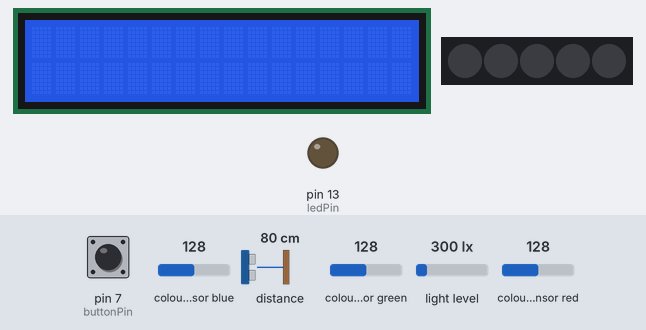
This sketch was run on a simulated Arduino Uno, built with avr-gcc and run on an emulated ATmega328P. Shown: 16×2 character LCD, 5 RGB LEDs in strip order, left to right, output pins drawn as LEDs (lit = HIGH). Inputs (shaded band) come from the test bench; at power-on: pin 7 (buttonPin) LOW, distance to the obstacle 80 cm, colour sensor blue 128, colour sensor green 128, light level 300 lx, colour sensor red 128. What the sketch prints to the serial monitor is not drawn.

Above: at 1.2 s.
1.3 s: pin 7 (buttonPin) pulled HIGH for 0.45 s
At 3.5 s:
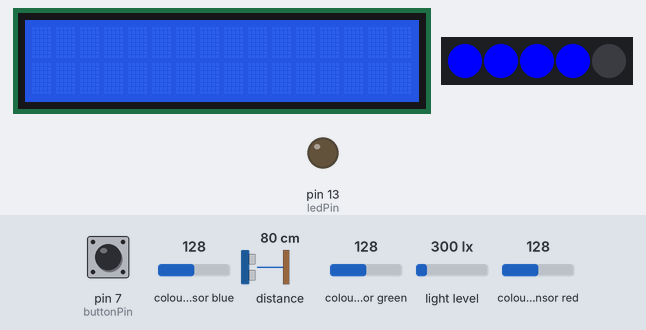
4.7 s: distance to the obstacle set to 2 cm
At 5.3 s:
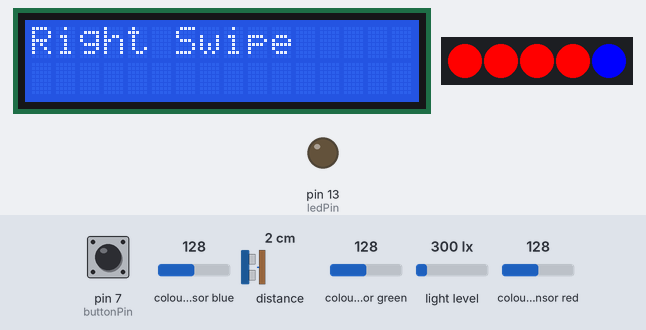
7.7 s: distance to the obstacle set to 9 cm
At 10.5 s:
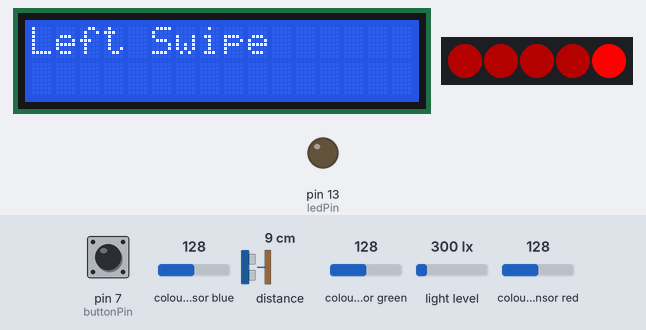
10.7 s: pin 7 (buttonPin) pulled HIGH for 3.2 s
At 16.0 s:
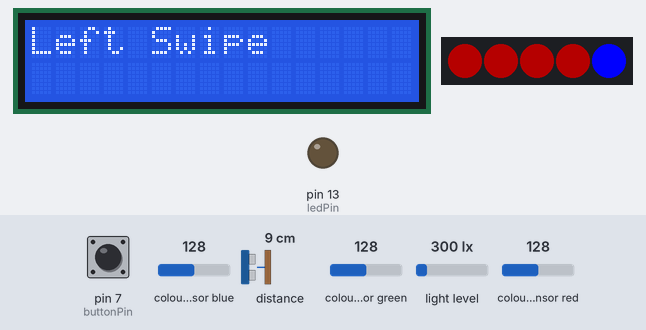
16.7 s: distance to the obstacle set to 4 cm
At 18.2 s:
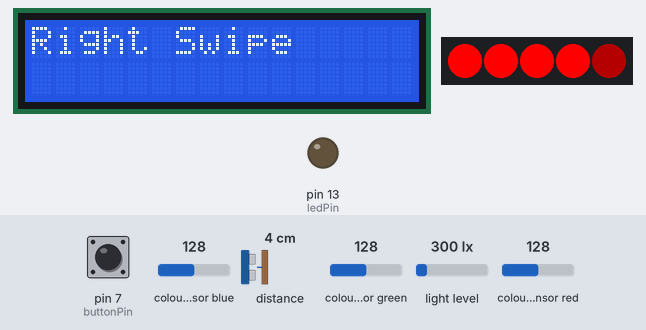
19.7 s: pin 7 (buttonPin) pulled HIGH for 3.2 s
At 21.5 s:
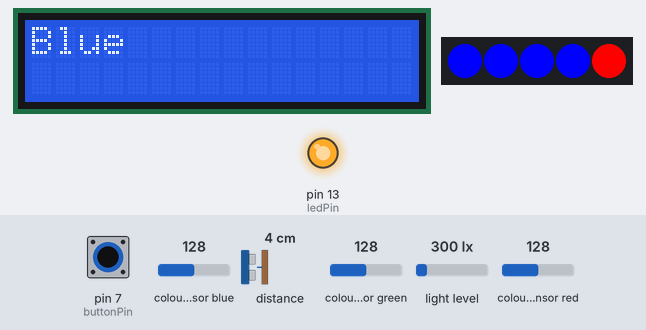
Timing chart, 0 to 26.9 s (numbered marks = the images above; inputs shaded):
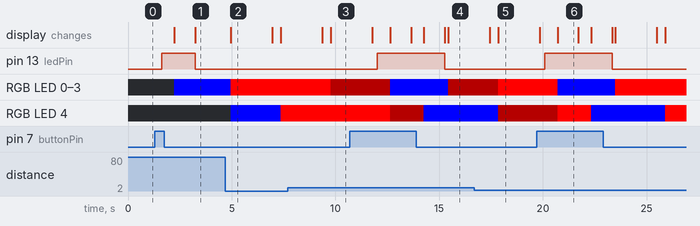

Measured:
- after the input at 1.3 s, pin 13 (ledPin): LOW → HIGH after 0.32 s, → LOW 1.6 s later; RGB LED 0–3: off → RGB(0, 0, 255) after 0.94 s; the display: first changes after 0.94 s (image 1 shows a later state)
- after the input at 4.7 s, RGB LED 0–3: RGB(0, 0, 255) → RGB(255, 0, 0) after 0.25 s; RGB LED 4: off → RGB(0, 0, 255) after 0.25 s, → RGB(255, 0, 0) 2.4 s later; the display: changes after 0.25 s (image 2)
- after the input at 7.7 s, the display: first differs from a run without the input after 2.1 s (image 3)
- after the input at 10.7 s, pin 13 (ledPin): LOW → HIGH after 1.3 s, → LOW 3.2 s later
- after the input at 16.7 s, the display: first differs from a run without the input after 1.1 s (image 5)
- after the input at 19.7 s, pin 13 (ledPin): LOW → HIGH after 0.39 s, → LOW 3.2 s later
- what the display in image 2 shows lasts 2.0 s, from 5.0 s to 7.0 s

The sketch:

Gesture_Sensor.ino
```cpp
/*
This is code for LED Gesure and Colour Control
 * Created by Saif Qadri
 * Uses and I2C dysplay
 * Sparkfun APDS-9 Gesture and Colour Sensor
 */

#include <FastLED.h> // LED libraries
#include <Wire.h>   // I2C Communication
#include <SparkFun_APDS9960.h>   // Gesture and RGB sensor libraries
#include <LiquidCrystal_I2C.h>   // LCD screen libraries

#define LED_PIN     5   // digital input pin for LED
#define NUM_LEDS    5   // Numbers of LED on
CRGB leds[NUM_LEDS];   // Array for LEDs

LiquidCrystal_I2C lcd(0x27, 16, 2);  //LCD size initiallization

SparkFun_APDS9960 apds = SparkFun_APDS9960();  //Creating an object for the sensor

uint8_t proximity_data = 0; // variable for proximety value

uint16_t ambient_light = 0;
uint16_t red_light = 0;
uint16_t green_light = 0;              // ambient, red, green, blue varables
uint16_t blue_light = 0;

const int buttonPin = 7;     // the number of the pushbutton pin
const int ledPin =  13;      // the number of the LED pin

int buttonState = 0;         // variable for reading the pushbutton status

void setup() {
  lcd.begin();
  lcd.backlight();  //Initialize LCD Screen

  FastLED.addLeds<WS2812, LED_PIN, GRB>(leds, NUM_LEDS);  //Initialize LED tpye, pin and array (number of leds)

  pinMode(ledPin, OUTPUT);  // initialize the LED pin as an output:

  pinMode(buttonPin, INPUT);   // initialize the pushbutton pin as an input:
}

void loop() {
  buttonState = digitalRead(buttonPin);     // read the state of the pushbutton value:

  if (buttonState == HIGH) {       // check if the pushbutton is pressed. If it is, the buttonState is HIGH:

    digitalWrite(ledPin, HIGH);      // turn LED on:

  Serial.begin(9600);                // Initialize Serial port this portion is only used for the console, does not directly impact user
  Serial.println();
  Serial.println(F("--------------------------------"));
  Serial.println(F("SparkFun APDS-9960 - ColorSensor"));
  Serial.println(F("--------------------------------"));

  if ( apds.init() ) {
    Serial.println(F("APDS-9960 initialization complete"));       // Initialize APDS-9960 (configure I2C and initial values)
  } else {
    Serial.println(F("Something went wrong during APDS-9960 init!"));
  }

  if ( apds.enableLightSensor(false) ) {                  // Start running the APDS-9960 light sensor (no interrupts)
    Serial.println(F("Light sensor is now running"));
  } else {
    Serial.println(F("Something went wrong during light sensor init!"));
  }

  delay(500);        // Wait for initialization and calibration to finish

  Colour();   // Call Colour function to read data

  } else {    // if LED is not on, it is off and there for the status is LOW

    digitalWrite(ledPin, LOW);
    Serial.begin(9600);
    Serial.println();
    Serial.println(F("------------------------------------"));
    Serial.println(F("SparkFun APDS-9960 - ProximitySensor"));
    Serial.println(F("------------------------------------"));

    if ( apds.init() ) {                       // Initialize APDS-9960 (configure I2C and initial values)
      Serial.println(F("APDS-9960 initialization complete"));
    } else {
      Serial.println(F("Something went wrong during APDS-9960 init!"));
    }

    if ( !apds.setProximityGain(PGAIN_2X) ) {             // Adjust the Proximity sensor gain
      Serial.println(F("Something went wrong trying to set PGAIN"));
    }

    if ( apds.enableProximitySensor(false) ) {                    // Start running the APDS-9960 proximity sensor (no interrupts)
      Serial.println(F("Proximity sensor is now running"));
    } else {
      Serial.println(F("Something went wrong during sensor init!"));
    }
    Prox(); // Call fundtion prox to read data
  }
}

void Colour() {
      if (  !apds.readAmbientLight(ambient_light) ||
          !apds.readRedLight(red_light) ||
          !apds.readGreenLight(green_light) ||
          !apds.readBlueLight(blue_light) ) {
      lcd.print("Error reading light values");     //error trap
    } else {
      if (red_light > green_light)
      {
        if (red_light > blue_light)       //This section compares RGB values and if the conditions are met, red is detected
        {
          leds[0] = CRGB(255, 0, 0);
          FastLED.show();
          leds[1] = CRGB(255, 0, 0);
          FastLED.show();
          leds[2] = CRGB(255, 0, 0);
          FastLED.show();
          leds[3] = CRGB(255, 0, 0);
          FastLED.show();
          leds[4] = CRGB(255, 0, 0);
          FastLED.show();
          lcd.print("Red");   //prints Red on screen for 1 second then clears
          delay (1000);
          lcd.clear();
        }
        else
        {
          leds[0] = CRGB(0, 0, 255);          //This section compares RGB values and if the conditions are met, blue is detected
          FastLED.show();
          leds[1] = CRGB(0, 0, 255);
          FastLED.show();
          leds[2] = CRGB(0, 0, 255);
          FastLED.show();
          leds[3] = CRGB(0, 0, 255);
          FastLED.show();
          leds[4] = CRGB(0, 0, 255);
          FastLED.show();
          lcd.print("Blue");       //prints Blue on screen for 1 second then clears
          delay (1000);
          lcd.clear();
        }
      }
      else if (green_light > blue_light) {                 //This section compares RGB values and if the conditions are met, greeb is detected
          leds[0] = CRGB(0, 255, 0);
          FastLED.show();
          leds[1] = CRGB(0, 255, 0);
          FastLED.show();
          leds[2] = CRGB(0, 255, 0);
          FastLED.show();
          leds[3] = CRGB(0, 255, 0);
          FastLED.show();
          leds[4] = CRGB(0, 255, 0);
        lcd.print("Green");         //prints Green on screen for 1 second then clears
        delay (1000);
        lcd.clear();
      }
      else {
          leds[0] = CRGB(0, 0, 255);              //This section compares RGB values and if the conditions are met, blue is detected
          FastLED.show();
          leds[1] = CRGB(0, 0, 255);
          FastLED.show();
          leds[2] = CRGB(0, 0, 255);
          FastLED.show();
          leds[3] = CRGB(0, 0, 255);
          FastLED.show();
          leds[4] = CRGB(0, 0, 255);
        lcd.print("Blue");         //prints Blue on screen for 1 second then clears
        delay (1000);
        lcd.clear();
      }

    }
}

void Prox(){
  // Read the proximity value
if ( !apds.readProximity(proximity_data) ) {
    Serial.println("Error reading proximity value");   //Error trap
  } else {
    Serial.print("Proximity: ");
    Serial.println(proximity_data);

      if (proximity_data >=200)        //if the hand is closer than 200m then a right swipe is detected
      {
        leds[0] = CRGB(255, 0, 0);    //Raising the brightness
          FastLED.show();
          leds[1] = CRGB(255, 0, 0);
          FastLED.show();
          leds[2] = CRGB(255, 0, 0);
          FastLED.show();
          leds[3] = CRGB(255, 0, 0);
          FastLED.show();
          leds[4] = CRGB(255, 0, 0);
      lcd.print("Right Swipe");      //prints Right Swipe on screen for 2 second then clears
      delay(2000);
      lcd.clear();
      }
      else if (proximity_data >=200< 200 && proximity_data >= 100)     //if the hand is further than 200mm but closer than 100mm
      {
        leds[0] = CRGB(64, 0, 0);
          FastLED.show();
          leds[1] = CRGB(64, 0, 0);  //lowering the brightness
          FastLED.show();
          leds[2] = CRGB(64, 0, 0);
          FastLED.show();
          leds[3] = CRGB(64, 0, 0);
          FastLED.show();
          leds[4] = CRGB(64, 0, 0);
      lcd.print("Left Swipe");        //prints Left Swipe on screen for 2 second then clears
      delay(2000);
      lcd.clear();
      }
  }


  delay(250);   // Delay
}
```
